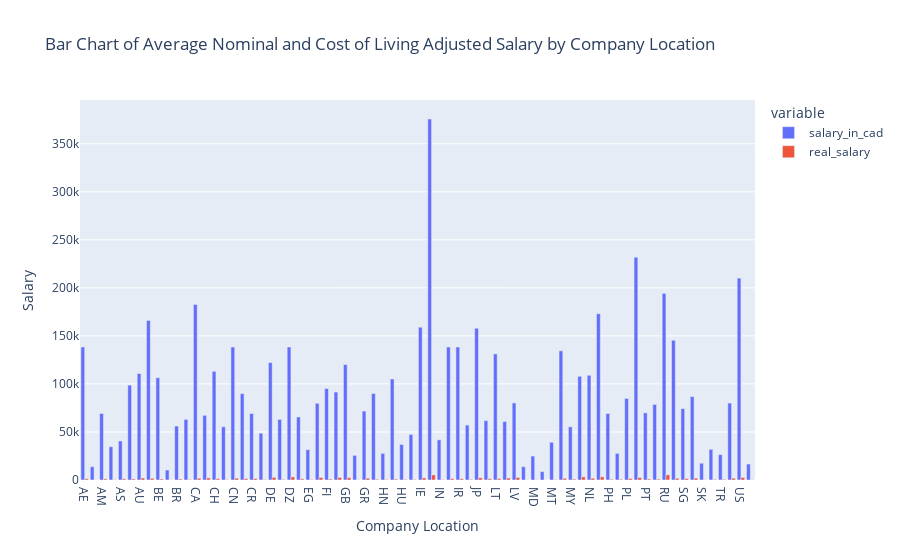

The notebook cell this image was saved under:
### Markdown cell above
### Nominal Salary vs Real Salary

### Code cell
salary_comparison = updated_salaries.groupby("company_location")[["salary_in_cad","real_salary"]].mean().reset_index()

fig1 = px.bar(
    salary_comparison,
    x = 'company_location',
    y = ['salary_in_cad', 'real_salary'],
    barmode = 'group',
    title="Bar Chart of Average Nominal and Cost of Living Adjusted Salary by Company Location",
    labels={'company_location': 'Company Location', 'value': 'Salary'}
)

fig2 = px.bar(
    salary_comparison,
    x = 'company_location',
    y = 'real_salary',
    title="Bar Chart of Average Cost of Living Adjusted Salary by Company Location",
    labels={'company_location': 'Company Location', 'value': 'Salary'}
)

fig1.show()
fig2.show()

### Figure 1 — Plotly figure (JSON) as saved in the notebook; plotly's stock layout.template omitted (floating-point values rounded to 4 significant figures)
{"data": [{"alignmentgroup": "True", "hovertemplate": "variable=salary_in_cad<br>Company Location=%{x}<br>Salary=%{y}<extra></extra>", "legendgroup": "salary_in_cad", "marker": {"color": "#636efa", "pattern": {"shape": ""}}, "name": "salary_in_cad", "offsetgroup": "salary_in_cad", "orientation": "v", "showlegend": true, "textposition": "auto", "type": "bar", "x": ["AE", "AL", "AM", "AR", "AS", "AT", "AU", "BA", "BE", "BO", "BR", "BS", "CA", "CF", "CH", "CL", "CN", "CO", "CR", "CZ", "DE", "DK", "DZ", "EE", "EG", "ES", "FI", "FR", "GB", "GH", "GR", "HK", "HN", "HR", "HU", "ID", "IE", "IL", "IN", "IQ", "IR", "IT", "JP", "KE", "LT", "LU", "LV", "MA", "MD", "MK", "MT", "MX", "MY", "NG", "NL", "NZ", "PH", "PK", "PL", "PR", "PT", "RO", "RU", "SE", "SG", "SI", "SK", "TH", "TR", "UA", "US", "VN"], "xaxis": "x", "y": [138400.0, 13840.0, 69220.0, 34610.0, 40630.0, 98780.0, 110800.0, 166100.0, 106400.0, 10380.0, 56170.0, 63060.0, 182600.0, 67290.0, 113100.0, 55430.0, 138400.0, 89930.0, 69220.0, 48730.0, 122200.0, 63070.0, 138400.0, 65640.0, 31560.0, 79840.0, 95230.0, 91560.0, 120200.0, 25610.0, 71700.0, 90070.0, 27690.0, 105200.0, 36970.0, 47360.0, 159100.0, 375800.0, 41800.0, 138400.0, 138400.0, 57170.0, 158000.0, 61790.0, 131300.0, 60830.0, 80220.0, 13840.0, 24920.0, 8727.0, 39270.0, 134500.0, 55370.0, 108000.0, 109000.0, 173000.0, 69220.0, 27690.0, 84920.0, 231900.0, 69960.0, 78670.0, 194300.0, 145400.0, 74300.0, 86890.0, 17450.0, 31930.0, 26380.0, 80080.0, 210100.0, 16610.0], "yaxis": "y"}, {"alignmentgroup": "True", "hovertemplate": "variable=real_salary<br>Company Location=%{x}<br>Salary=%{y}<extra></extra>", "legendgroup": "real_salary", "marker": {"color": "#EF553B", "pattern": {"shape": ""}}, "name": "real_salary", "offsetgroup": "real_salary", "orientation": "v", "showlegend": true, "textposition": "auto", "type": "bar", "x": ["AE", "AL", "AM", "AR", "AS", "AT", "AU", "BA", "BE", "BO", "BR", "BS", "CA", "CF", "CH", "CL", "CN", "CO", "CR", "CZ", "DE", "DK", "DZ", "EE", "EG", "ES", "FI", "FR", "GB", "GH", "GR", "HK", "HN", "HR", "HU", "ID", "IE", "IL", "IN", "IQ", "IR", "IT", "JP", "KE", "LT", "LU", "LV", "MA", "MD", "MK", "MT", "MX", "MY", "NG", "NL", "NZ", "PH", "PK", "PL", "PR", "PT", "RO", "RU", "SE", "SG", "SI", "SK", "TH", "TR", "UA", "US", "VN"], "xaxis": "x", "y": [1331.0, 153.8, 1193.0, 376.2, 1161.0, 1110.0, 2052.0, 1730.0, 1033.0, 199.7, 1003.0, 534.4, 1845.0, 2171.0, 1380.0, 508.5, 1896.0, 1474.0, 1473.0, 580.1, 2778.0, 606.4, 3219.0, 1172.0, 471.1, 2576.0, 992.0, 2616.0, 2403.0, 261.3, 1887.0, 763.3, 532.4, 914.5, 596.4, 584.6, 2150.0, 5293.0, 418.0, 1457.0, 1294.0, 621.4, 2323.0, 1287.0, 1458.0, 2028.0, 2674.0, 195.0, 315.4, 92.84, 413.4, 1724.0, 922.9, 3272.0, 1817.0, 3393.0, 744.3, 769.1, 1633.0, 2520.0, 1076.0, 925.5, 5396.0, 1794.0, 1516.0, 1931.0, 268.5, 725.7, 732.8, 1862.0, 2660.0, 369.2], "yaxis": "y"}], "layout": {"barmode": "group", "legend": {"title": {"text": "variable"}, "tracegroupgap": 0}, "title": {"text": "Bar Chart of Average Nominal and Cost of Living Adjusted Salary by Company Location"}, "xaxis": {"anchor": "y", "domain": [0, 1], "title": {"text": "Company Location"}}, "yaxis": {"anchor": "x", "domain": [0, 1], "title": {"text": "Salary"}}}}
